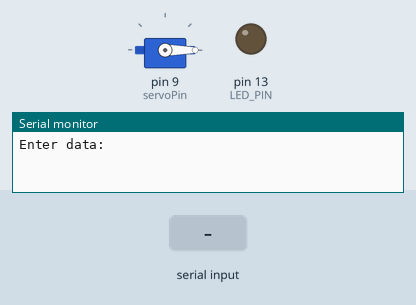
Recording of a sketch running on a simulated Arduino Uno, built with avr-gcc and run on an emulated ATmega328P. Shown: servo, output pins drawn as LEDs (lit = HIGH), the last lines printed to the serial monitor. The test bench sets the inputs (shaded band).

Above: at 6.2 s.
6.3 s: "close" received over Serial
At 8.0 s:
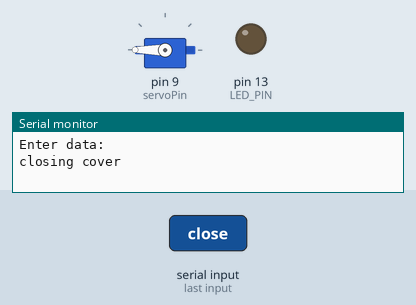
8.8 s: "LED_on" received over Serial
At 11.0 s:
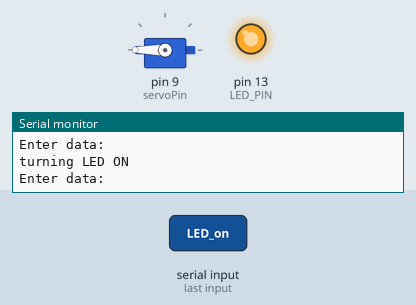
11.3 s: "half" received over Serial
At 13.0 s:
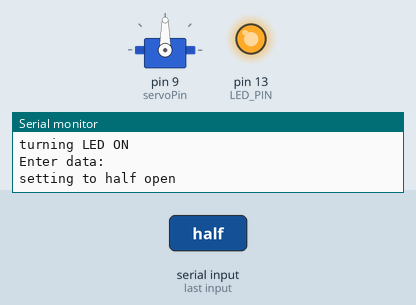
13.8 s: "LED_off" received over Serial
At 16.2 s:
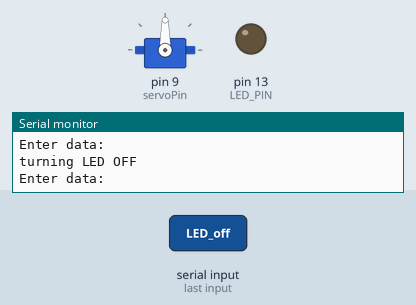
Timing chart, 0 to 17.3 s (numbered marks = the images above; inputs shaded):
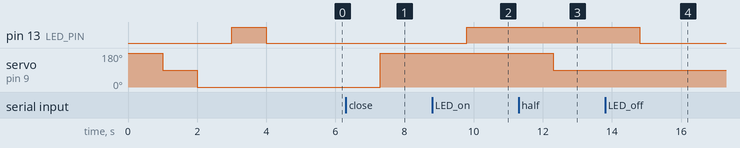

The sketch:

Lens.ino
```cpp
#include <stdio.h>
#include <Servo.h>
Servo servo1;
int servoPin = 9;
String teststr ="";
int pos = 0;    // variable to store the servo position
bool wipers = false;
int LED_PIN = 13;

enum State {open = 0, half = 90, closed = 180};
void setup() {
  Serial.begin(9600);
  servo1.attach(servoPin);
  servo1.write(closed);
  delay(1000);
  servo1.write(half);
  delay(1000);
  servo1.write(open);
  delay(1000);
  pinMode(LED_PIN, OUTPUT);
  digitalWrite(LED_PIN, HIGH);  // turn the LED on (HIGH is the voltage level)
  delay(1000);                      // wait for a second
  digitalWrite(LED_PIN, LOW);   // turn the LED off by making the voltage LOW
  delay(1000);

}

void loop() {
  Serial.println("Enter data:");
  while (Serial.available() == 0) {}     //wait for data available
  String teststr = Serial.readString();  //read until timeout
  teststr.trim();                        // remove any \r \n whitespace at the end of the String

  if (teststr == "open") {
    Serial.println("openning cover");
    servo1.write(0);
    delay(1000);

  }
  else if(teststr == "close") {
    Serial.println("closing cover");
    servo1.write(closed);
    delay(1000);
  }
else if(teststr == "half") {
    Serial.println("setting to half open");
    servo1.write(half);
    delay(1000);
  }

else if(teststr == "LED_on") {
    Serial.println("turning LED ON ");
    digitalWrite(LED_PIN, HIGH);
    delay(1000);
  }
else if(teststr == "LED_off") {
    Serial.println("turning LED OFF ");
    digitalWrite(LED_PIN, LOW);
    delay(1000);
  }


}
```

Measured:
- after the input at 6.3 s, servo on pin 9 (servoPin): 0° → 180° after 1.0 s
- after the input at 8.8 s, pin 13 (LED_PIN): LOW → HIGH after 1.0 s
- after the input at 11.3 s, servo on pin 9 (servoPin): 180° → 90° after 1.0 s
- after the input at 13.8 s, pin 13 (LED_PIN): HIGH → LOW after 1.0 s
